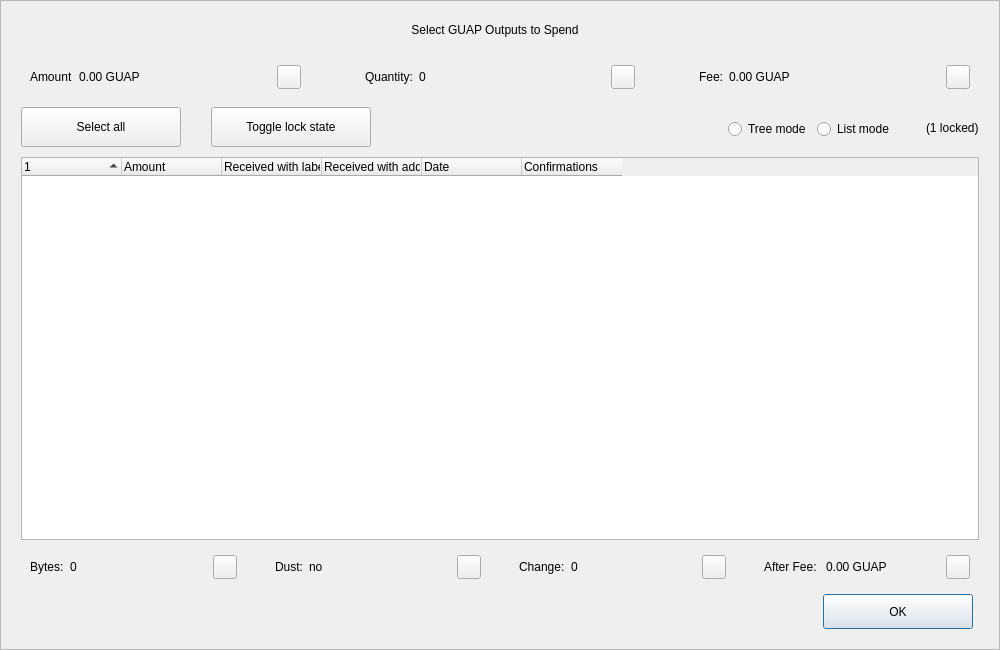
<?xml version="1.0" encoding="UTF-8"?>
<ui version="4.0">
 <class>CoinControlDialog</class>
 <widget class="QDialog" name="CoinControlDialog">
  <property name="geometry">
   <rect>
    <x>0</x>
    <y>0</y>
    <width>1000</width>
    <height>650</height>
   </rect>
  </property>
  <property name="minimumSize">
   <size>
    <width>950</width>
    <height>650</height>
   </size>
  </property>
  <property name="windowTitle">
   <string>Coin Selection</string>
  </property>
  <property name="styleSheet">
   <string notr="true"/>
  </property>
  <layout class="QVBoxLayout" name="verticalLayout">
   <property name="spacing">
    <number>0</number>
   </property>
   <property name="leftMargin">
    <number>0</number>
   </property>
   <property name="topMargin">
    <number>0</number>
   </property>
   <property name="rightMargin">
    <number>0</number>
   </property>
   <property name="bottomMargin">
    <number>0</number>
   </property>
   <item>
    <widget class="QFrame" name="frameContainer">
     <property name="toolTipDuration">
      <number>0</number>
     </property>
     <property name="frameShape">
      <enum>QFrame::StyledPanel</enum>
     </property>
     <property name="frameShadow">
      <enum>QFrame::Raised</enum>
     </property>
     <layout class="QVBoxLayout" name="verticalLayout_2">
      <property name="leftMargin">
       <number>0</number>
      </property>
      <property name="rightMargin">
       <number>0</number>
      </property>
      <property name="bottomMargin">
       <number>20</number>
      </property>
      <item>
       <layout class="QHBoxLayout" name="horizontalLayout_12">
        <property name="spacing">
         <number>0</number>
        </property>
        <property name="leftMargin">
         <number>20</number>
        </property>
        <property name="rightMargin">
         <number>30</number>
        </property>
        <item>
         <spacer name="horizontalSpacer_4">
          <property name="orientation">
           <enum>Qt::Horizontal</enum>
          </property>
          <property name="sizeHint" stdset="0">
           <size>
            <width>40</width>
            <height>20</height>
           </size>
          </property>
         </spacer>
        </item>
        <item>
         <widget class="QLabel" name="labelTitle">
          <property name="minimumSize">
           <size>
            <width>0</width>
            <height>40</height>
           </size>
          </property>
          <property name="maximumSize">
           <size>
            <width>16777215</width>
            <height>40</height>
           </size>
          </property>
          <property name="text">
           <string>Select GUAP Outputs to Spend</string>
          </property>
          <property name="alignment">
           <set>Qt::AlignCenter</set>
          </property>
          <property name="margin">
           <number>7</number>
          </property>
         </widget>
        </item>
        <item>
         <spacer name="horizontalSpacer_5">
          <property name="orientation">
           <enum>Qt::Horizontal</enum>
          </property>
          <property name="sizeHint" stdset="0">
           <size>
            <width>40</width>
            <height>20</height>
           </size>
          </property>
         </spacer>
        </item>
       </layout>
      </item>
      <item>
       <layout class="QHBoxLayout" name="horizontalLayout_8">
        <property name="leftMargin">
         <number>20</number>
        </property>
        <property name="rightMargin">
         <number>20</number>
        </property>
        <item>
         <widget class="QWidget" name="layoutAmount" native="true">
          <layout class="QHBoxLayout" name="horizontalLayout_9" stretch="0,1,0">
           <item>
            <widget class="QLabel" name="labelCoinControlAmountText">
             <property name="text">
              <string>Amount</string>
             </property>
            </widget>
           </item>
           <item>
            <widget class="QLabel" name="labelCoinControlAmount">
             <property name="text">
              <string>0.00 GUAP</string>
             </property>
            </widget>
           </item>
           <item alignment="Qt::AlignHCenter|Qt::AlignVCenter">
            <widget class="QPushButton" name="pushButtonAmount">
             <property name="minimumSize">
              <size>
               <width>0</width>
               <height>24</height>
              </size>
             </property>
             <property name="maximumSize">
              <size>
               <width>24</width>
               <height>26</height>
              </size>
             </property>
             <property name="focusPolicy">
              <enum>Qt::NoFocus</enum>
             </property>
             <property name="styleSheet">
              <string notr="true">padding-bottom:2px;
padding-right:4px;</string>
             </property>
             <property name="text">
              <string/>
             </property>
            </widget>
           </item>
          </layout>
         </widget>
        </item>
        <item>
         <spacer name="horizontalSpacer_2">
          <property name="orientation">
           <enum>Qt::Horizontal</enum>
          </property>
          <property name="sizeType">
           <enum>QSizePolicy::Fixed</enum>
          </property>
          <property name="sizeHint" stdset="0">
           <size>
            <width>40</width>
            <height>20</height>
           </size>
          </property>
         </spacer>
        </item>
        <item>
         <widget class="QWidget" name="layoutQuantity" native="true">
          <layout class="QHBoxLayout" name="horizontalLayout_10" stretch="0,1,0">
           <item>
            <widget class="QLabel" name="labelCoinControlQuantityText">
             <property name="text">
              <string>Quantity:</string>
             </property>
            </widget>
           </item>
           <item>
            <widget class="QLabel" name="labelCoinControlQuantity">
             <property name="text">
              <string>0</string>
             </property>
            </widget>
           </item>
           <item alignment="Qt::AlignHCenter|Qt::AlignVCenter">
            <widget class="QPushButton" name="pushButtonQuantity">
             <property name="minimumSize">
              <size>
               <width>0</width>
               <height>24</height>
              </size>
             </property>
             <property name="maximumSize">
              <size>
               <width>24</width>
               <height>26</height>
              </size>
             </property>
             <property name="focusPolicy">
              <enum>Qt::NoFocus</enum>
             </property>
             <property name="styleSheet">
              <string notr="true">padding-bottom:2px;
               padding-right:4px;</string>
             </property>
             <property name="text">
              <string/>
             </property>
            </widget>
           </item>
          </layout>
         </widget>
        </item>
        <item>
         <spacer name="horizontalSpacer_22">
          <property name="orientation">
           <enum>Qt::Horizontal</enum>
          </property>
          <property name="sizeType">
           <enum>QSizePolicy::Fixed</enum>
          </property>
          <property name="sizeHint" stdset="0">
           <size>
            <width>40</width>
            <height>20</height>
           </size>
          </property>
         </spacer>
        </item>
        <item>
         <widget class="QWidget" name="layoutFee" native="true">
          <layout class="QHBoxLayout" name="horizontalLayout_11" stretch="0,1,0">
           <item>
            <widget class="QLabel" name="labelCoinControlFeeText">
             <property name="text">
              <string>Fee:</string>
             </property>
            </widget>
           </item>
           <item>
            <widget class="QLabel" name="labelCoinControlFee">
             <property name="text">
              <string>0.00 GUAP</string>
             </property>
            </widget>
           </item>
           <item alignment="Qt::AlignHCenter|Qt::AlignVCenter">
            <widget class="QPushButton" name="pushButtonFee">
             <property name="minimumSize">
              <size>
               <width>0</width>
               <height>24</height>
              </size>
             </property>
             <property name="maximumSize">
              <size>
               <width>24</width>
               <height>26</height>
              </size>
             </property>
             <property name="focusPolicy">
              <enum>Qt::NoFocus</enum>
             </property>
             <property name="styleSheet">
              <string notr="true">padding-bottom:2px;
               padding-right:4px;</string>
             </property>
             <property name="text">
              <string/>
             </property>
            </widget>
           </item>
          </layout>
         </widget>
        </item>
       </layout>
      </item>
      <item>
       <widget class="QFrame" name="frame">
        <property name="minimumSize">
         <size>
          <width>0</width>
          <height>40</height>
         </size>
        </property>
        <property name="styleSheet">
         <string notr="true">#frame {
	border:0;
}</string>
        </property>
        <property name="frameShape">
         <enum>QFrame::StyledPanel</enum>
        </property>
        <property name="frameShadow">
         <enum>QFrame::Sunken</enum>
        </property>
        <layout class="QHBoxLayout" name="horizontalLayout">
         <property name="spacing">
          <number>0</number>
         </property>
         <property name="leftMargin">
          <number>20</number>
         </property>
         <property name="topMargin">
          <number>0</number>
         </property>
         <property name="rightMargin">
          <number>20</number>
         </property>
         <property name="bottomMargin">
          <number>0</number>
         </property>
         <item>
          <layout class="QHBoxLayout" name="horizontalLayoutPanel" stretch="0,0,0,0,0,0">
           <property name="spacing">
            <number>20</number>
           </property>
           <item>
            <widget class="QPushButton" name="pushButtonSelectAll">
             <property name="sizePolicy">
              <sizepolicy hsizetype="Maximum" vsizetype="Fixed">
               <horstretch>0</horstretch>
               <verstretch>0</verstretch>
              </sizepolicy>
             </property>
             <property name="minimumSize">
              <size>
               <width>160</width>
               <height>40</height>
              </size>
             </property>
             <property name="maximumSize">
              <size>
               <width>16777215</width>
               <height>40</height>
              </size>
             </property>
             <property name="text">
              <string>Select all</string>
             </property>
             <property name="checkable">
              <bool>true</bool>
             </property>
             <property name="checked">
              <bool>false</bool>
             </property>
             <property name="autoExclusive">
              <bool>false</bool>
             </property>
             <property name="autoDefault">
              <bool>false</bool>
             </property>
            </widget>
           </item>
           <item>
            <spacer name="horizontalSpacer_6">
             <property name="orientation">
              <enum>Qt::Horizontal</enum>
             </property>
             <property name="sizeType">
              <enum>QSizePolicy::Fixed</enum>
             </property>
             <property name="sizeHint" stdset="0">
              <size>
               <width>10</width>
               <height>20</height>
              </size>
             </property>
            </spacer>
           </item>
           <item>
            <widget class="QPushButton" name="pushButtonToggleLock">
             <property name="sizePolicy">
              <sizepolicy hsizetype="Maximum" vsizetype="Fixed">
               <horstretch>0</horstretch>
               <verstretch>0</verstretch>
              </sizepolicy>
             </property>
             <property name="minimumSize">
              <size>
               <width>160</width>
               <height>40</height>
              </size>
             </property>
             <property name="maximumSize">
              <size>
               <width>16777215</width>
               <height>40</height>
              </size>
             </property>
             <property name="text">
              <string>Toggle lock state</string>
             </property>
             <property name="checkable">
              <bool>true</bool>
             </property>
             <property name="autoExclusive">
              <bool>false</bool>
             </property>
             <property name="autoDefault">
              <bool>false</bool>
             </property>
            </widget>
           </item>
           <item>
            <spacer name="horizontalSpacer_7">
             <property name="orientation">
              <enum>Qt::Horizontal</enum>
             </property>
             <property name="sizeType">
              <enum>QSizePolicy::Expanding</enum>
             </property>
             <property name="sizeHint" stdset="0">
              <size>
               <width>30</width>
               <height>20</height>
              </size>
             </property>
            </spacer>
           </item>
           <item alignment="Qt::AlignRight">
            <widget class="QGroupBox" name="groupBox_2">
             <property name="styleSheet">
              <string notr="true">#groupBox_2 {
    background-color:transparent;
    border-radius:0;
}</string>
             </property>
             <property name="title">
              <string/>
             </property>
             <layout class="QHBoxLayout" name="horizontalLayout_14">
              <item>
               <widget class="QRadioButton" name="radioTreeMode">
                <property name="sizePolicy">
                 <sizepolicy hsizetype="Maximum" vsizetype="Fixed">
                  <horstretch>0</horstretch>
                  <verstretch>0</verstretch>
                 </sizepolicy>
                </property>
                <property name="text">
                 <string>Tree mode</string>
                </property>
               </widget>
              </item>
              <item>
               <widget class="QRadioButton" name="radioListMode">
                <property name="sizePolicy">
                 <sizepolicy hsizetype="Maximum" vsizetype="Fixed">
                  <horstretch>0</horstretch>
                  <verstretch>0</verstretch>
                 </sizepolicy>
                </property>
                <property name="text">
                 <string>List mode</string>
                </property>
                <property name="checked">
                 <bool>false</bool>
                </property>
               </widget>
              </item>
             </layout>
            </widget>
           </item>
           <item>
            <widget class="QLabel" name="labelLocked">
             <property name="text">
              <string>(1 locked)</string>
             </property>
            </widget>
           </item>
          </layout>
         </item>
        </layout>
       </widget>
      </item>
      <item>
       <layout class="QHBoxLayout" name="horizontalLayout_13">
        <property name="leftMargin">
         <number>20</number>
        </property>
        <property name="rightMargin">
         <number>20</number>
        </property>
        <item>
         <widget class="CoinControlTreeWidget" name="treeWidget">
          <property name="contextMenuPolicy">
           <enum>Qt::CustomContextMenu</enum>
          </property>
          <property name="styleSheet">
           <string notr="true"/>
          </property>
          <property name="sortingEnabled">
           <bool>false</bool>
          </property>
          <property name="columnCount">
           <number>6</number>
          </property>
          <attribute name="headerShowSortIndicator" stdset="0">
           <bool>true</bool>
          </attribute>
          <attribute name="headerStretchLastSection">
           <bool>false</bool>
          </attribute>
          <column>
           <property name="text">
            <string/>
           </property>
          </column>
          <column>
           <property name="text">
            <string>Amount</string>
           </property>
          </column>
          <column>
           <property name="text">
            <string>Received with label</string>
           </property>
          </column>
          <column>
           <property name="text">
            <string>Received with address</string>
           </property>
          </column>
          <column>
           <property name="text">
            <string>Date</string>
           </property>
          </column>
          <column>
           <property name="text">
            <string>Confirmations</string>
           </property>
           <property name="toolTip">
            <string>Confirmed</string>
           </property>
          </column>
         </widget>
        </item>
       </layout>
      </item>
      <item>
       <layout class="QHBoxLayout" name="horizontalLayout_3">
        <property name="spacing">
         <number>20</number>
        </property>
        <property name="leftMargin">
         <number>20</number>
        </property>
        <property name="rightMargin">
         <number>20</number>
        </property>
        <item>
         <widget class="QWidget" name="layoutBytes" native="true">
          <layout class="QHBoxLayout" name="horizontalLayout_4" stretch="0,1,0">
           <item>
            <widget class="QLabel" name="labelCoinControlBytesText">
             <property name="text">
              <string>Bytes:</string>
             </property>
            </widget>
           </item>
           <item>
            <widget class="QLabel" name="labelCoinControlBytes">
             <property name="text">
              <string>0</string>
             </property>
            </widget>
           </item>
           <item alignment="Qt::AlignHCenter|Qt::AlignVCenter">
            <widget class="QPushButton" name="pushButtonBytes">
             <property name="minimumSize">
              <size>
               <width>0</width>
               <height>24</height>
              </size>
             </property>
             <property name="maximumSize">
              <size>
               <width>24</width>
               <height>26</height>
              </size>
             </property>
             <property name="focusPolicy">
              <enum>Qt::NoFocus</enum>
             </property>
             <property name="styleSheet">
              <string notr="true">padding-bottom:2px;
               padding-right:4px;</string>
             </property>
             <property name="text">
              <string/>
             </property>
            </widget>
           </item>
          </layout>
         </widget>
        </item>
        <item>
         <widget class="QWidget" name="layoutDust" native="true">
          <layout class="QHBoxLayout" name="horizontalLayout_5" stretch="0,1,0">
           <item>
            <widget class="QLabel" name="labelCoinControlLowOutputText">
             <property name="text">
              <string>Dust:</string>
             </property>
            </widget>
           </item>
           <item>
            <widget class="QLabel" name="labelCoinControlLowOutput">
             <property name="text">
              <string>no</string>
             </property>
            </widget>
           </item>
           <item alignment="Qt::AlignHCenter|Qt::AlignVCenter">
            <widget class="QPushButton" name="pushButtonDust">
             <property name="minimumSize">
              <size>
               <width>0</width>
               <height>24</height>
              </size>
             </property>
             <property name="maximumSize">
              <size>
               <width>24</width>
               <height>26</height>
              </size>
             </property>
             <property name="focusPolicy">
              <enum>Qt::NoFocus</enum>
             </property>
             <property name="styleSheet">
              <string notr="true">padding-bottom:2px;
               padding-right:4px;</string>
             </property>
             <property name="text">
              <string/>
             </property>
            </widget>
           </item>
          </layout>
         </widget>
        </item>
        <item>
         <widget class="QWidget" name="layoutChange" native="true">
          <layout class="QHBoxLayout" name="horizontalLayout_6" stretch="0,1,0">
           <item>
            <widget class="QLabel" name="labelCoinControlChangeText">
             <property name="text">
              <string>Change:</string>
             </property>
            </widget>
           </item>
           <item>
            <widget class="QLabel" name="labelCoinControlChange">
             <property name="text">
              <string>0</string>
             </property>
            </widget>
           </item>
           <item alignment="Qt::AlignHCenter|Qt::AlignVCenter">
            <widget class="QPushButton" name="pushButtonChange">
             <property name="minimumSize">
              <size>
               <width>0</width>
               <height>24</height>
              </size>
             </property>
             <property name="maximumSize">
              <size>
               <width>24</width>
               <height>26</height>
              </size>
             </property>
             <property name="focusPolicy">
              <enum>Qt::NoFocus</enum>
             </property>
             <property name="styleSheet">
              <string notr="true">padding-bottom:2px;
               padding-right:4px;</string>
             </property>
             <property name="text">
              <string/>
             </property>
            </widget>
           </item>
          </layout>
         </widget>
        </item>
        <item>
         <widget class="QWidget" name="layoutAfter" native="true">
          <layout class="QHBoxLayout" name="horizontalLayout_7" stretch="0,1,0">
           <item>
            <widget class="QLabel" name="labelCoinControlAfterFeeText">
             <property name="text">
              <string>After Fee: </string>
             </property>
            </widget>
           </item>
           <item>
            <widget class="QLabel" name="labelCoinControlAfterFee">
             <property name="text">
              <string>0.00 GUAP</string>
             </property>
            </widget>
           </item>
           <item alignment="Qt::AlignHCenter|Qt::AlignVCenter">
            <widget class="QPushButton" name="pushButtonAlterFee">
             <property name="minimumSize">
              <size>
               <width>0</width>
               <height>24</height>
              </size>
             </property>
             <property name="maximumSize">
              <size>
               <width>24</width>
               <height>26</height>
              </size>
             </property>
             <property name="focusPolicy">
              <enum>Qt::NoFocus</enum>
             </property>
             <property name="styleSheet">
              <string notr="true">padding-bottom:2px;
               padding-right:4px;</string>
             </property>
             <property name="text">
              <string/>
             </property>
            </widget>
           </item>
          </layout>
         </widget>
        </item>
       </layout>
      </item>
      <item>
       <layout class="QHBoxLayout" name="horizontalLayout_2">
        <property name="spacing">
         <number>0</number>
        </property>
        <property name="leftMargin">
         <number>20</number>
        </property>
        <property name="rightMargin">
         <number>26</number>
        </property>
        <item>
         <spacer name="horizontalSpacer_3">
          <property name="orientation">
           <enum>Qt::Horizontal</enum>
          </property>
          <property name="sizeHint" stdset="0">
           <size>
            <width>558</width>
            <height>20</height>
           </size>
          </property>
         </spacer>
        </item>
        <item>
         <widget class="QPushButton" name="pushButtonOk">
          <property name="minimumSize">
           <size>
            <width>150</width>
            <height>35</height>
           </size>
          </property>
          <property name="text">
           <string>OK</string>
          </property>
         </widget>
        </item>
       </layout>
      </item>
     </layout>
    </widget>
   </item>
  </layout>
 </widget>
 <customwidgets>
  <customwidget>
   <class>CoinControlTreeWidget</class>
   <extends>QTreeWidget</extends>
   <header>coincontroltreewidget.h</header>
  </customwidget>
 </customwidgets>
 <resources/>
 <connections/>
</ui>
